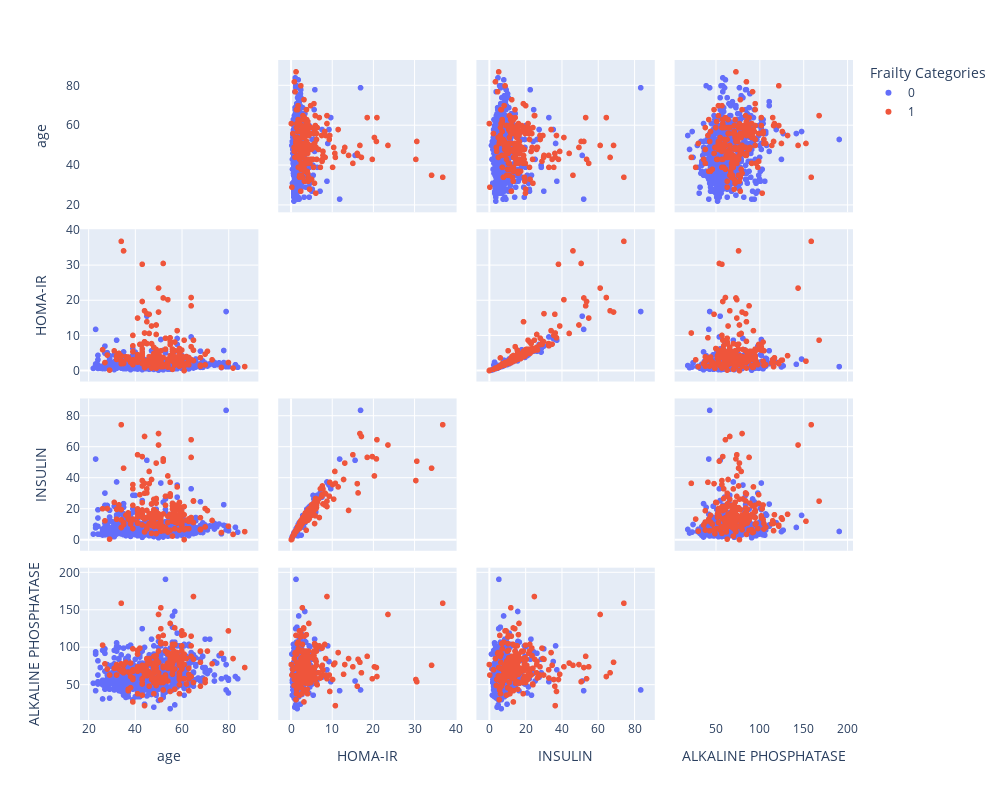

The code cell stored with this chart in its notebook:
### Code cell
import plotly.express as px

# Define your color mapping for binary classes
color_map = {0: 'blue', 1: 'red'}

fig = px.scatter_matrix(df,
    dimensions=columns,
    color="merge_fi_class", symbol="merge_fi_class",
    color_discrete_map=color_map,
    # title="Scatter matrix of dataset",
    labels={col:col.replace('_', ' ') for col in df.columns})
fig.update_traces(diagonal_visible=False, marker=None)

fig.update_layout(
    autosize=False,
    width=1000, 
    height=800,
    legend_title_text="Frailty Categories"
)

fig.show()

### Figure 1 — Plotly figure (JSON) as saved in the notebook; plotly's stock layout.template omitted (floating-point values rounded to 4 significant figures; data arrays with more than 128 entries replaced by an {"elided": "..."} marker saying what was removed)
{"data": [{"diagonal": {"visible": false}, "dimensions": [{"axis": {"matches": true}, "label": "age", "values": {"elided": "577 int values"}}, {"axis": {"matches": true}, "label": "HOMA-IR", "values": {"elided": "577 float values"}}, {"axis": {"matches": true}, "label": "INSULIN", "values": {"elided": "577 float values"}}, {"axis": {"matches": true}, "label": "ALKALINE PHOSPHATASE", "values": {"elided": "577 int values"}}], "hovertemplate": "merge fi class=%{marker.color}<br>%{xaxis.title.text}=%{x}<br>%{yaxis.title.text}=%{y}<extra></extra>", "legendgroup": "0", "name": "0", "showlegend": true, "type": "splom"}, {"diagonal": {"visible": false}, "dimensions": [{"axis": {"matches": true}, "label": "age", "values": {"elided": "192 int values"}}, {"axis": {"matches": true}, "label": "HOMA-IR", "values": {"elided": "192 float values"}}, {"axis": {"matches": true}, "label": "INSULIN", "values": {"elided": "192 float values"}}, {"axis": {"matches": true}, "label": "ALKALINE PHOSPHATASE", "values": {"elided": "192 int values"}}], "hovertemplate": "merge fi class=%{marker.color}<br>%{xaxis.title.text}=%{x}<br>%{yaxis.title.text}=%{y}<extra></extra>", "legendgroup": "1", "name": "1", "showlegend": true, "type": "splom"}], "layout": {"autosize": false, "coloraxis": {"colorbar": {"title": {"text": "merge fi class"}}, "colorscale": [[0, "#0d0887"], [0.1111, "#46039f"], [0.2222, "#7201a8"], [0.3333, "#9c179e"], [0.4444, "#bd3786"], [0.5556, "#d8576b"], [0.6667, "#ed7953"], [0.7778, "#fb9f3a"], [0.8889, "#fdca26"], [1, "#f0f921"]]}, "dragmode": "select", "height": 800, "legend": {"title": {"text": "Frailty Categories"}, "tracegroupgap": 0}, "margin": {"t": 60}, "width": 1000, "xaxis": {"autorange": true, "range": [16.3, 92.7], "type": "linear"}, "xaxis2": {"autorange": true, "range": [-3.122, 40.21], "type": "linear"}, "xaxis3": {"autorange": true, "range": [-7.133, 91.13], "type": "linear"}, "xaxis4": {"autorange": true, "range": [2.826, 206.2], "type": "linear"}, "yaxis": {"autorange": true, "range": [16.3, 92.7], "type": "linear"}, "yaxis2": {"autorange": true, "range": [-3.122, 40.21], "type": "linear"}, "yaxis3": {"autorange": true, "range": [-7.133, 91.13], "type": "linear"}, "yaxis4": {"autorange": true, "range": [2.826, 206.2], "type": "linear"}}}
